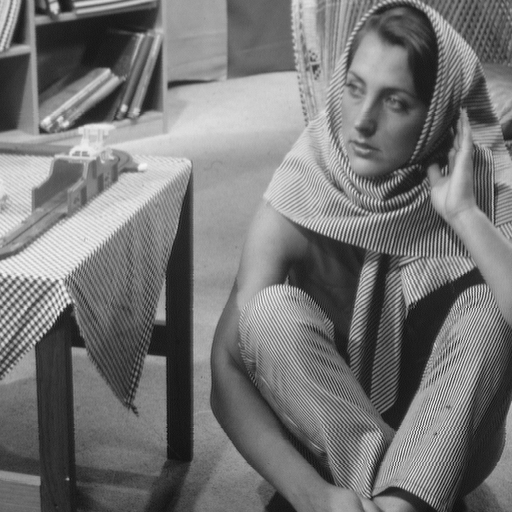
#> input picture Python_Library/images/barbara.png, 512 x 512 px
$ jupyter execute --allow-errors OpenCV.ipynb   (older library calls are emulated)
#> lines starting #> are read from the running program, lines starting #| are printed output that depends on the picture
<br><br>

OpenCV is a library used for computer vision. It has more functionality than the `PIL` library but is more difficult to use. We can import `OpenCV` as follows:

[cell 1]
import cv2

import numpy as np
import matplotlib.pyplot as plt

<br><br><br>

# imgcodecs module: Image file reading and writing

## Load an image

<br>

**`cv2.imread(filename[, flags])`**
* Loads an image from a file.
* The result is a **numpy array** with intensity values as 8-bit unsigned integers.

* `filename`: Name of file to be loaded.
* `flags`: Flag that can take values of `cv2::ImreadModes`, and the default value is `cv2.IMREAD_COLOR`.

[cell 2]
image = cv2.imread("./images/lenna.png")

[cell 3]
type(image)    # numpy.ndarray
#> (the rest of this cell did not finish here and is left out)

<br>

We can also load in a grayscale image we have to set flag parameter to gray color conversation code: **`cv2.COLOR_BGR2GRAY`**:

[cell 4]
im_gray = cv2.imread('./images/barbara.png', cv2.COLOR_BGR2GRAY)
#> im_gray is the input picture: shape (512, 512); min 12, max 246, mean 117.4

[cell 5]
im_gray = cv2.imread('./images/barbara.png', cv2.IMREAD_GRAYSCALE)

<br><br>

## numpy.ndarray

因为 cv2.imread() 的返回值是 <font style="color:magenta;font-size:120%;">numpy.ndarray</font> 类型。所以可以利用 numpy.ndarray 的特性来进行图像的：
* **Copy**
* **Indexing**
* **Slicing**
* **Changing Specific Image Pixels**
* **Cropping**
* **Flipping**
* **Intensity Transformations**
* 诸如此类（详见下面4.1 或者 PIL.ipynb：1.4 PIL Images into Numpy Arrays）

<font style="color:red;font-size:120%;">特别地：</font> If you want to reassign an array to another variable, you should use the **`copy()`** method.

[cell 6]
upper = 150
lower = 400
left = 150
right = 400

# Changing Specific Image Pixels
array_sq = np.copy(image)
#> (the rest of this cell did not finish here and is left out)

#> (a cell that did not finish here is left out)

<font style="font-size:140%;">Image Negatives</font>

Consider an image with $L$ intensity values ranging from $[0,L-1]$.  We can reverse the intensity levels by applying the following:
$$
g(x,y)=L-1-f(x,y)
$$

Using the intensity transformation function notation
$$
s = L - 1 - r
$$

This is called the image negative. For $L= 256$ the formulas simplifys to:
$$
g(x,y)=255-f(x,y) \qquad \mbox{and} \qquad s=255-r
$$

Reversing image intensity has many applications, including making it simpler to analyze medical images.

[cell 8]
toy_image = np.array([[0,2,2],[1,1,1],[1,1,2]], dtype=np.uint8)

plt.imshow(toy_image, cmap="gray")
plt.show()
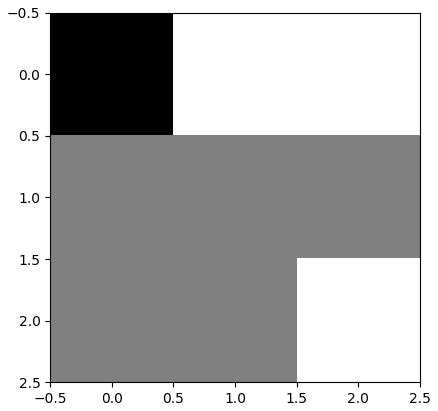
#> figure drawn by matplotlib, 1 panel
print("toy_image:",toy_image)

[cell 9]
# Intensity Transformations 之 Image Negatives
neg_toy_image = -1 * toy_image + 255

plt.figure(figsize=(4,4))
plt.subplot(1, 2, 1)
plt.imshow(toy_image,cmap="gray")
plt.subplot(1, 2, 2)
plt.imshow(neg_toy_image,cmap="gray")
plt.show()
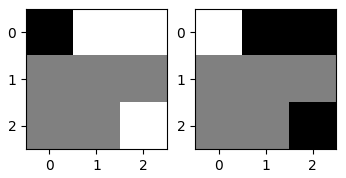
#> figure drawn by matplotlib, 2 panels
print("toy_image:",toy_image)

# Intensity Transformations 之 Histogram Equalization 见 3.3.2
# Intensity Transformations 之 Brightness and contrast adjustments 见 4.1.4
#  Intensity Transformations 之 Thresholding and Simple Segmentation 见 3.4.1

<br>

#> (a cell that did not finish here is left out)

[cell 11]
# Singular Value Decomposition of an Image
im_gray = cv2.imread('./images/barbara.png', cv2.IMREAD_GRAYSCALE)

U, s, V = np.linalg.svd(im_gray , full_matrices=True)
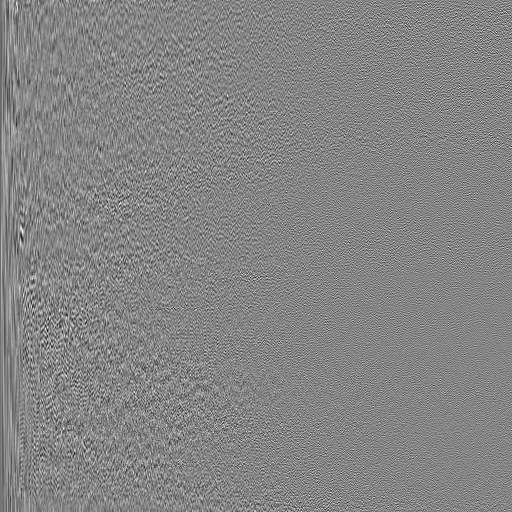
#> U: shape (512, 512) float64; min -0.25, max 0.228, mean -0.000113; drawn with min black and max white
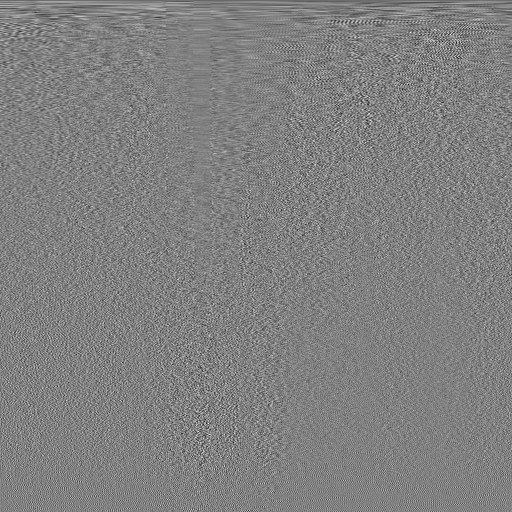
#> V: shape (512, 512) float64; min -0.286, max 0.28, mean -9.44e-05; drawn with min black and max white
#> s = 512 values, max 61863.9 at index 0, min 0.0641 at index 511, mean 535

# convert s to a diagonal matrix S:
S = np.zeros((im_gray.shape[0], im_gray.shape[1]))
#> (the rest of this cell did not finish here and is left out)

[cell 12]
for n_component in [1,10,100,200, 500]:
    S_new = S[:, :n_component]
    V_new = V[:n_component, :]
    A = U.dot(S_new.dot(V_new))

    plt.figure(figsize=(3,3))
    plt.imshow(A,cmap='gray')
    plt.title("Number of Components:"+str(n_component))
    plt.show()
#> this loop made 5 passes
#> pass 3, `V_new = V[:n_component, :]`:
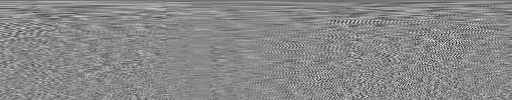
#> V_new: shape (100, 512) float64; min -0.286, max 0.247, mean -0.000493; drawn with min black and max white
#> after the loop:
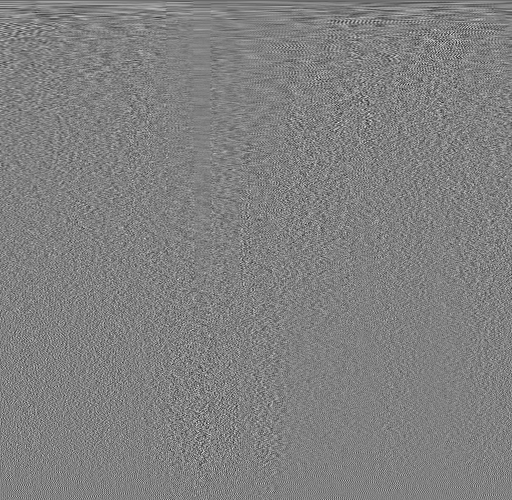
#> V_new: shape (500, 512) float64; min -0.286, max 0.28, mean -9.7e-05; drawn with min black and max white

<br><br>

## Color Channels

We can obtain the different **`RGB`** colors and assign them to the variables `blue`, `green`, and `red`, in **`(B, G, R)`** format.

#> (a cell that did not finish here is left out)

We can concatenate each image channel the images using the function **`cv2.vconcat()`**.

#> (a cell that did not finish here is left out)

<br><br>

## Save an image

<br>

**`cv2.imwrite(filename, img[, params])`**
* Saves an image to a specified file.
* `filename`: Name of the file.
* `img`: (Mat or vector of Mat) Image or Images to be saved.
* `params`: Format-specific parameters encoded as pairs (paramId_1, paramValue_1, paramId_2, paramValue_2, ... .), see `cv::ImwriteFlags`.

We can save the image as in jpg format:

[cell 15]
cv2.imwrite("./images/lenna.jpg", image)
#> Out = True

$ run again, with Python_Library/images/cat.png copied over Python_Library/images/barbara.png
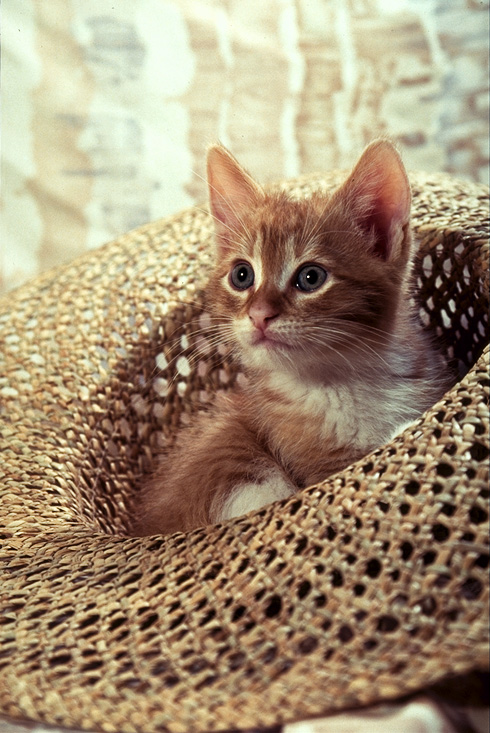
#> input picture Python_Library/images/cat.png, 490 x 733 px
#> im_gray is the input picture: shape (733, 490, 3); mean B, G, R 116.7, 143.2, 162.7
#> im_gray: shape (733, 490)
#> `U, s, V = np.linalg.svd(im_gray , full_matrices=True)`:
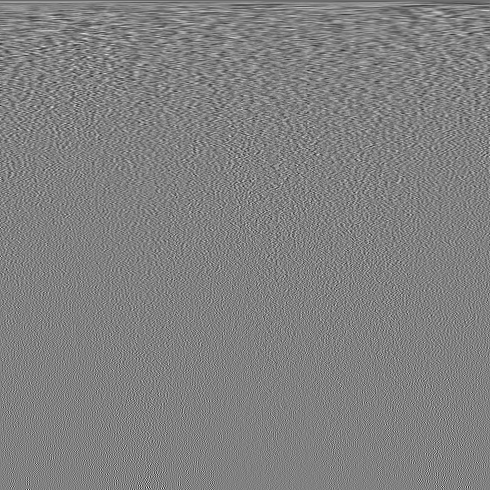
#> V: shape (490, 490) float64; min -0.267, max 0.26, mean -0.000112; drawn with min black and max white
#> s = 490 values, max 92044.9 at index 0, min 9.53 at index 489, mean 718.3
#> the loop `for n_component in [1,10,100,200, 500]:` made 5 passes
#> pass 3, `V_new = V[:n_component, :]`:
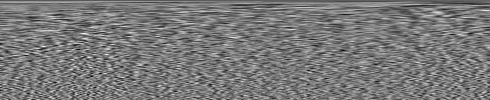
#> V_new: shape (100, 490) float64; min -0.19, max 0.209, mean -0.000549; drawn with min black and max white
#> Out = True
